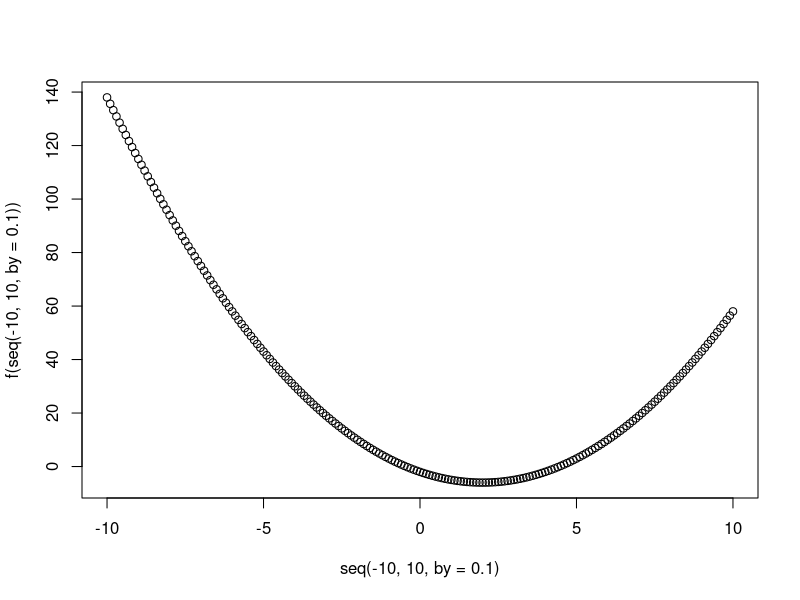
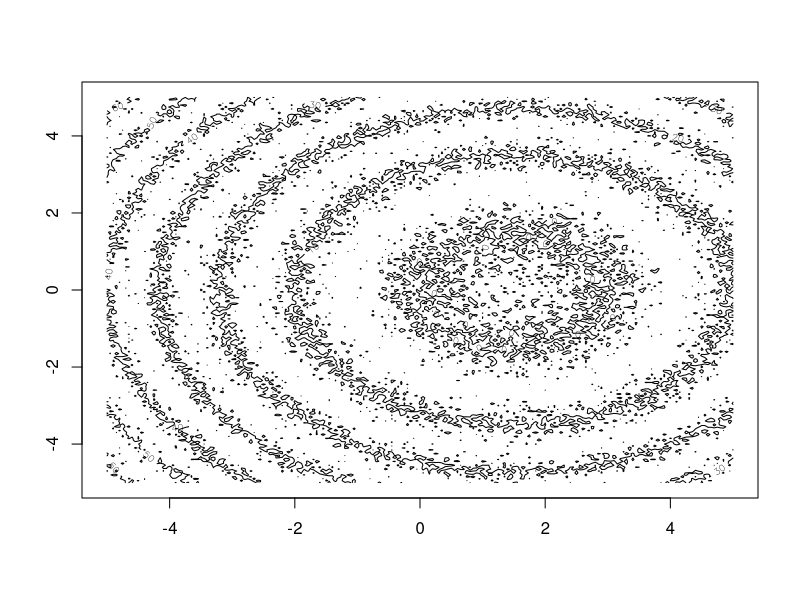

R code for these plots, in order:
# Single-variable optimization

f <- function(x) x^2 - 4* x - 2

plot(seq(-10,10, by = 0.1), f(seq(-10,10, by = 0.1)))
optimize(f, c(-10,10), maximum = TRUE)

fa <- function(x) abs(x)
optimize(fa, c(-2,2))

#3-d plot of z = x^2 + y^2 - 3x
fm <- function(x) x[1]^2 + x[2]^2 - 3 * x[1]
x_min <- -5
x_max <- 5
y_min <- -5
y_max <- 5
x <- seq(-5, 5, by = 0.05)
y <- seq(-5, 5, by = 0.05)
z <- matrix(nrow=length(x), ncol=length(y))
for(i in 1:length(x)){
  for(j in 1:length(y)){
    z[i,j] <- fm(c(x[i],y[j])) +rnorm(1,0,2)
  }
}
contour(x,y,z)

# Multi-variable optimization
optim(c(-4,4),fm)

